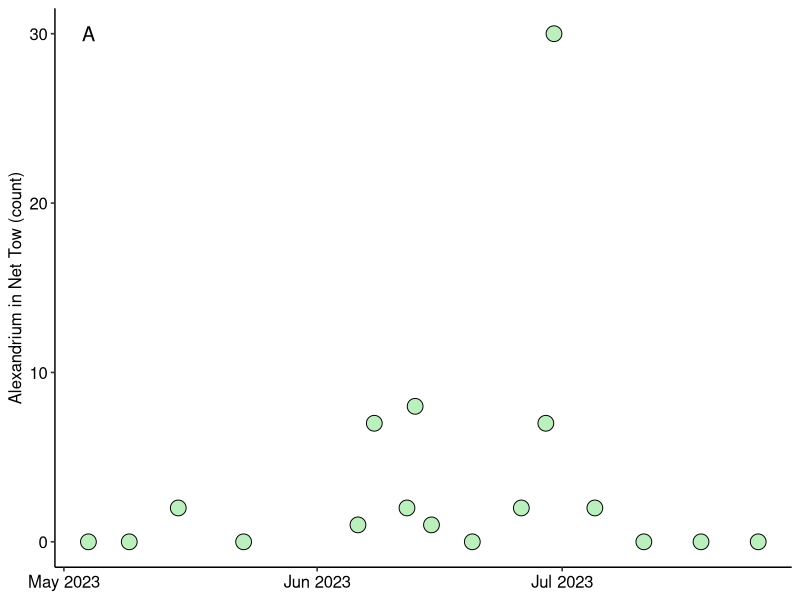
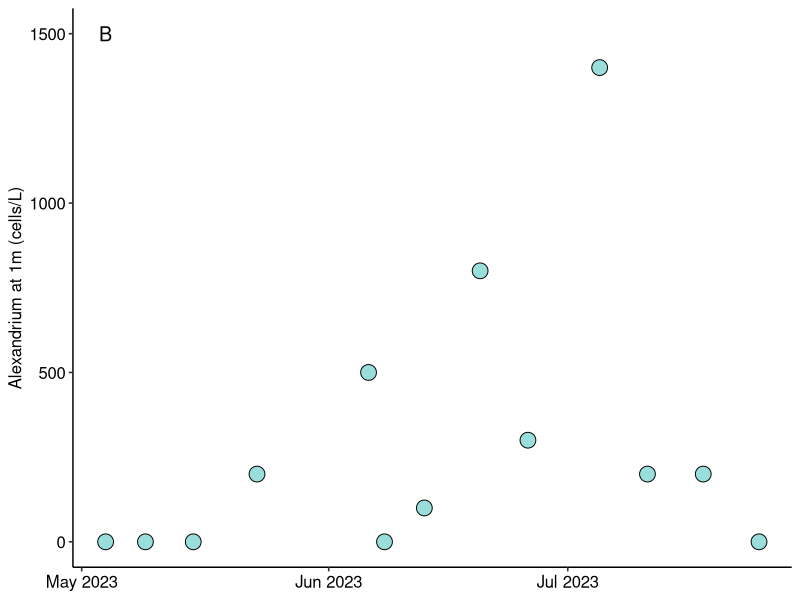
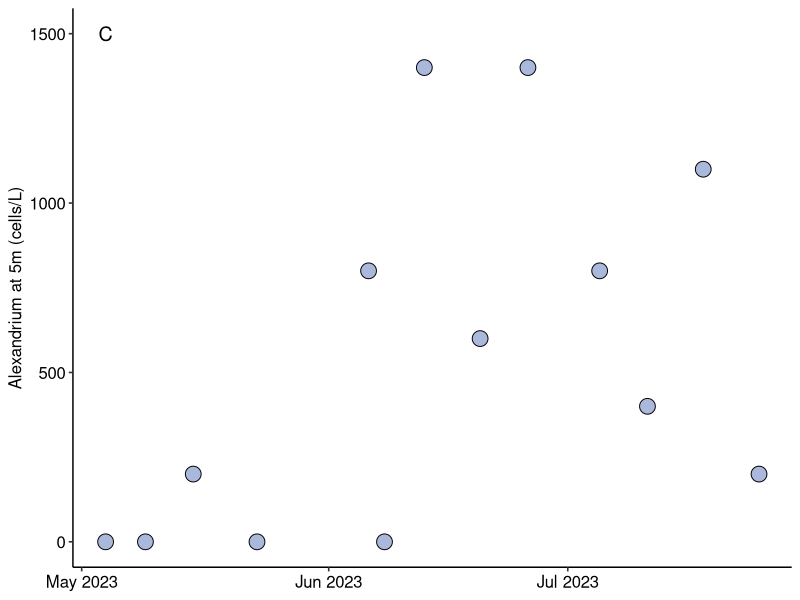
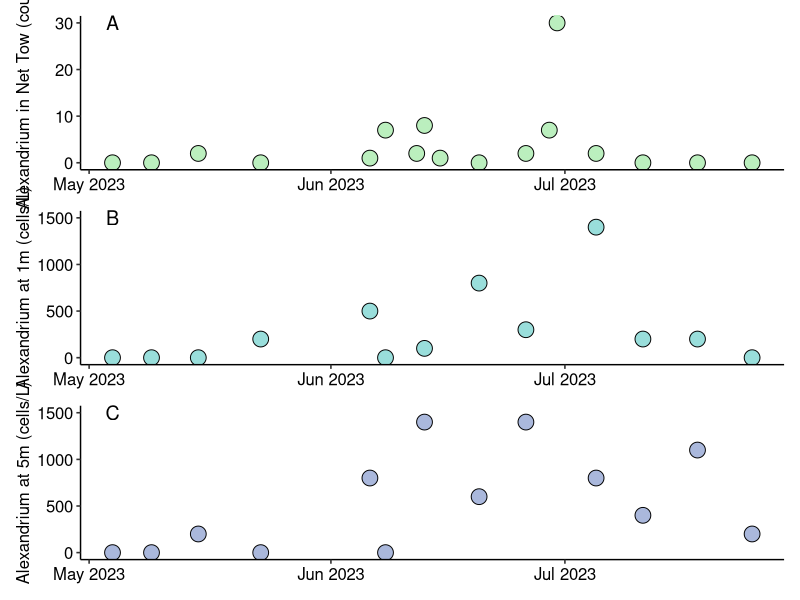

Write the R code that produced these figures, in order.
## ---- chunk 1
knitr::opts_chunk$set(echo = TRUE)
## ---- chunk 2
#install.packages("ggplot2")
#install.packages("ggpubr")
#install.packages("patchwork")
## ---- chunk 3
library(ggplot2)
library(ggpubr)
library(patchwork)
## ---- chunk 4
phyto_net <- read.csv("../Data/Phytoplankton_NetTow.csv")
phyto_1m <- read.csv("../Data/Phytoplankton_1m.csv")
phyto_5m <- read.csv("../Data/Phytoplankton_5m.csv")
## ---- chunk 5
phyto_net$Date <- as.Date(phyto_net$Date, "%m/%d/%Y")
phyto_1m$Date <- as.Date(phyto_1m$Date, "%m/%d/%Y")
phyto_5m$Date <- as.Date(phyto_5m$Date, "%m/%d/%Y")
## ---- chunk 6
plot_net <- ggplot(phyto_net, aes(x = Date, y = Alexandrium_spp)) +
  geom_point(size = 5, shape = 21, fill = "#BBEFBE") +
  theme_pubr() +
  scale_x_date(date_breaks = "1 month", date_labels = "%b %Y") +
  labs(x = NULL, y = "Alexandrium in Net Tow (count)") +
annotate("text", x=as.Date("2023-05-04"), y=30, label = "A", size = 5) 
plot_net
## ---- chunk 7
plot_1m <- ggplot(phyto_1m, aes(x = Date, y = Alexandrium_spp)) +
  geom_point(size = 5, shape = 21, fill = "#99DEDB") +
  theme_pubr() +
  scale_x_date(date_breaks = "1 month", date_labels = "%b %Y") +
  labs(x = NULL, y = "Alexandrium at 1m (cells/L)") +
annotate("text", x=as.Date("2023-05-04"), y=1500, label = "B", size = 5) 
plot_1m
## ---- chunk 8
plot_5m <- ggplot(phyto_5m, aes(x = Date, y = Alexandrium_spp)) +
  geom_point(size = 5, shape = 21, fill = "#AAB8DC") +
  theme_pubr() +
  scale_x_date(date_breaks = "1 month", date_labels = "%b %Y") +
  labs(x = NULL, y = "Alexandrium at 5m (cells/L)") +
annotate("text", x=as.Date("2023-05-04"), y=1500, label = "C", size = 5) 
plot_5m
## ---- chunk 9
jpeg("../Figures/Fig2.jpg", width = 8, height = 10, units="in", res=600)
plot_net / plot_1m / plot_5m 
